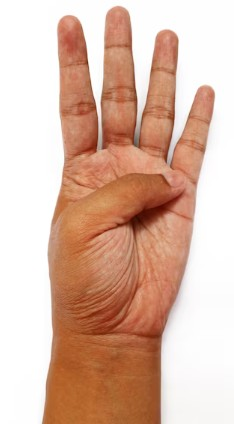
#> input picture images_test/4.jpg, 234 x 424 px
$ python script.py
#> lines starting #> are read from the running program, lines starting #| are printed output that depends on the picture; after the words box and inside, x2 and y2 are one past the last pixel; in counts of white or black regions, pixels touching at a corner belong together
import numpy as np
import cv2
import numpy as np
import os
from matplotlib import pyplot as plt

def skin_segmentation(image):
    ycrcb = cv2.cvtColor(image, cv2.COLOR_BGR2YCrCb)
    lower = np.array([0, 133, 77], dtype=np.uint8)
    upper = np.array([255, 173, 127], dtype=np.uint8)
    mask = cv2.inRange(ycrcb, lower, upper)
    return mask

def find_hand_contours(mask):
    contours, _ = cv2.findContours(mask, cv2.RETR_EXTERNAL, cv2.CHAIN_APPROX_SIMPLE)
    if contours:
        max_contour = max(contours, key=cv2.contourArea)
        return max_contour
    return None

def count_fingers(conv_def, depth_thresold=10000):
    count = 0

    for conv_def_idx in conv_def.squeeze():
        _, _, _, depth = conv_def_idx
        if depth > depth_thresold:
            count += 1

    print(f'nombre de doigts : {count}')
    return count

def plot_results(image, contour, conv_def, nb_doigts):
    contour_squeeze = contour.squeeze()
    convex_pts = cv2.convexHull(contour).squeeze()
    thresh = 10
    plt.subplot(121)
    plt.imshow(image[:,:, ::-1]), plt.title('images originale'),plt.axis('off')
    plt.subplot(122)
    plt.gca().invert_yaxis()
    plt.plot(convex_pts[:, 0], convex_pts[:, 1], color='red', label='enveloppe convexe')
    plt.scatter(contour_squeeze[:, 0], contour_squeeze[:, 1], s=3, label='contour de la main')
    for idx in conv_def.squeeze():
        plt.scatter(contour_squeeze[idx[0] +thresh:idx[1] - thresh, 0], contour_squeeze[idx[0] + thresh:idx[1] - thresh, 1], color='orange', s=3)
    plt.scatter([], [], color='orange', s=3, label='défaut de convexité')
    plt.title(f'Nombre de doigts compté : {nb_doigts}')
    plt.axis('off')
    plt.legend()
    plt.show()


def main():
    img_path = './images_test/4.jpg'

    image = cv2.imread(img_path)
#> image is the input picture: shape (424, 234, 3); mean B, G, R 168.3, 185.5, 219.7
    seg_image = skin_segmentation(image)
#> in skin_segmentation, `ycrcb = cv2.cvtColor(image, cv2.COLOR_BGR2YCrCb)`: ycrcb: shape (424, 234, 3); mean of channels 0, 1, 2 193.8, 146.5, 113.7
#> in skin_segmentation, `mask = cv2.inRange(ycrcb, lower, upper)`:
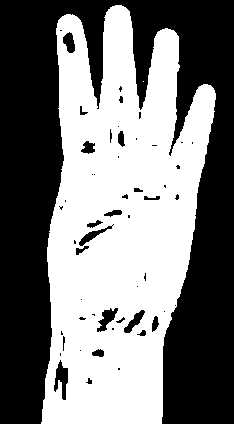
#> mask: shape (424, 234); 48.7% white; 2 white regions (1 under 20 px)
    contour_image = find_hand_contours(seg_image)
#> in find_hand_contours, `contours, _ = cv2.findContours(mask, cv2.RETR_EXTERNAL, cv2.CHAIN_APPR..`: contours = 2 contours, 1 with area under 20; largest, box (x1, y1, x2, y2) and area: (41, 5, 216, 424) 49614
#> in find_hand_contours, `max_contour = max(contours, key=cv2.contourArea)`: max_contour = contour of 433 points, box (x1, y1, x2, y2) (41, 5, 216, 424), area 49614
#> contour_image has the same summary as max_contour in find_hand_contours
    convex_hull = cv2.convexHull(contour_image, returnPoints=False)
#> convex_hull = 20 values, max 432 at index 0, min 0 at index 19, mean 203.7
    conv_def = cv2.convexityDefects(contour_image, convex_hull)
#> conv_def = 14 rows, first 6: [0, 74, 32, 25400], [74, 78, 75, 114], [79, 81, 80, 162], [81, 83, 82, 201], [83, 141, 103, 3434], [141, 171, 152, 2060]
    nb_doigts = count_fingers(conv_def)
#> the loop in count_fingers, `for conv_def_idx in conv_def.squeeze():` made 14 passes
#> (conv_def_idx, depth) on passes 1 to 12: ([0, 74, 32, 25400], 25400), ([74, 78, 75, 114], 114), ([79, 81, 80, 162], 162), ([81, 83, 82, 201], 201), ([83, 141, 103, 3434], 3434), ([141, 171, 152, 2060], 2060), ([173, 220, 178, 3201], 3201), ([220, 267, 240, 1052], 1052), ([267, 269, 268, 210], 210), ([269, 274, 271, 340], 340), ([275, 277, 276, 162], 162), ([277, 279, 278, 114], 114)
#> after the loop in count_fingers, `for conv_def_idx in conv_def.squeeze():`: count = 3
#| nombre de doigts : 3
#> nb_doigts = 3
    plot_results(image, contour_image, conv_def, nb_doigts)
#> in plot_results, `contour_squeeze = contour.squeeze()`: contour_squeeze = 433 pairs, first value 41 to 215, second value 5 to 423
#> in plot_results, `convex_pts = cv2.convexHull(contour).squeeze()`: convex_pts = 20 rows, first 8: [121, 5], [173, 30], [176, 33], [213, 88], [214, 90], [215, 93], [215, 99], [214, 111]
#> the loop in plot_results, `for idx in conv_def.squeeze():` made 14 passes
#> idx on passes 1 to 12: [0, 74, 32, 25400], [74, 78, 75, 114], [79, 81, 80, 162], [81, 83, 82, 201], [83, 141, 103, 3434], [141, 171, 152, 2060], [173, 220, 178, 3201], [220, 267, 240, 1052], [267, 269, 268, 210], [269, 274, 271, 340], [275, 277, 276, 162], [277, 279, 278, 114]
#> in plot_results, `plt.show()`:
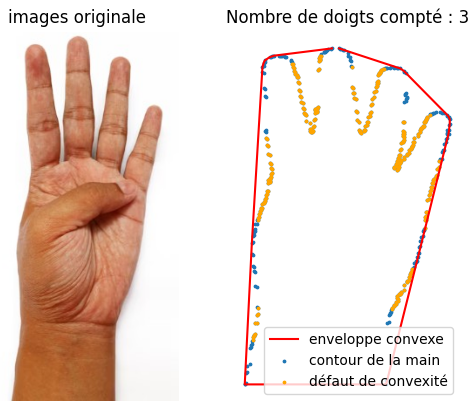
#> figure drawn by matplotlib, 2 panels


if __name__ == '__main__':
    main()

$ run again, with images_test/1.jpg copied over images_test/4.jpg
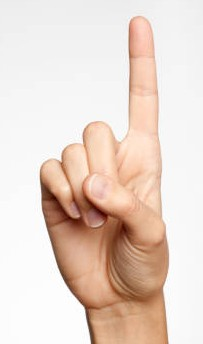
#> input picture images_test/1.jpg, 203 x 344 px
#> in main, image is the input picture: shape (344, 203, 3); mean B, G, R 205, 215.2, 232.3
#> ycrcb: shape (344, 203, 3); mean of channels 0, 1, 2 219.2, 137.4, 120
#> in skin_segmentation, `mask = cv2.inRange(ycrcb, lower, upper)`:
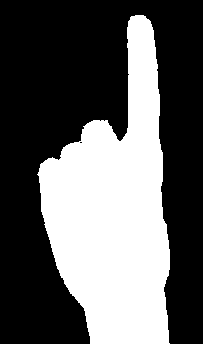
#> mask: shape (344, 203); 37.2% white; 1 white region
#> contours = 1 contour; box (x1, y1, x2, y2) and area: (37, 15, 170, 344) 25567
#> max_contour = contour of 266 points, box (x1, y1, x2, y2) (37, 15, 170, 344), area 25567
#> contour_image has the same summary as max_contour in find_hand_contours
#> convex_hull = 19 values, max 265 at index 0, min 0 at index 18, mean 154.5
#> conv_def = 16 rows, first 6: [0, 2, 1, 186], [3, 93, 19, 14717], [93, 99, 96, 270], [99, 105, 102, 516], [105, 114, 112, 365], [114, 138, 125, 324]
#> the loop in count_fingers, `for conv_def_idx in conv_def.squeeze():` made 16 passes
#> (conv_def_idx, depth, count) on pass 2: ([3, 93, 19, 14717], 14717, 1)
#> after the loop in count_fingers, `for conv_def_idx in conv_def.squeeze():`: count = 1
#| nombre de doigts : 1
#> contour_squeeze = 266 pairs, first value 37 to 169, second value 15 to 343
#> convex_pts = 19 rows, first 8: [143, 15], [145, 16], [150, 21], [153, 30], [157, 64], [159, 94], [169, 249], [169, 343]
#> the loop in plot_results, `for idx in conv_def.squeeze():` made 16 passes
#> in plot_results, `plt.show()`:
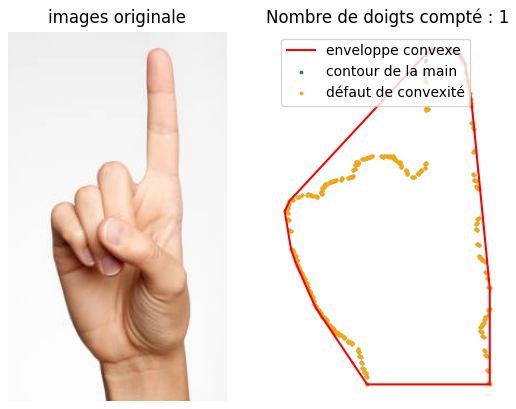
#> figure drawn by matplotlib, 2 panels

$ run again, with images_test/2.jpg copied over images_test/4.jpg
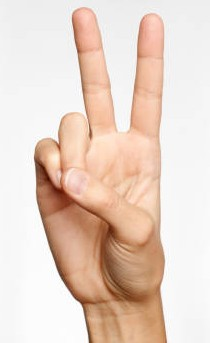
#> input picture images_test/2.jpg, 210 x 343 px
#> in main, image is the input picture: shape (343, 210, 3); mean B, G, R 199.6, 212, 232.2
#> ycrcb: shape (343, 210, 3); mean of channels 0, 1, 2 216.6, 139.1, 118.4
#> in skin_segmentation, `mask = cv2.inRange(ycrcb, lower, upper)`:
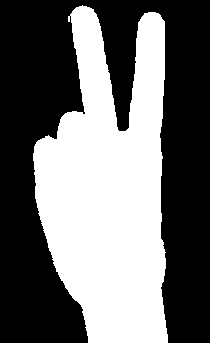
#> mask: shape (343, 210); 43% white; 1 white region
#> contours = 1 contour; box (x1, y1, x2, y2) and area: (33, 5, 168, 343) 30429
#> max_contour = contour of 351 points, box (x1, y1, x2, y2) (33, 5, 168, 343), area 30429
#> contour_image has the same summary as max_contour in find_hand_contours
#> convex_hull = 19 values, max 265 at index 0, min 0 at index 18, mean 134
#> conv_def = 14 rows, first 6: [265, 0, 299, 31205], [0, 4, 1, 162], [5, 10, 8, 240], [10, 84, 42, 10494], [84, 86, 85, 217], [87, 99, 96, 457]
#> the loop in count_fingers, `for conv_def_idx in conv_def.squeeze():` made 14 passes
#> (conv_def_idx, depth, count) on passes 1, 4: ([265, 0, 299, 31205], 31205, 1), ([10, 84, 42, 10494], 10494, 2)
#> after the loop in count_fingers, `for conv_def_idx in conv_def.squeeze():`: count = 2
#| nombre de doigts : 2
#> contour_squeeze = 351 pairs, first value 33 to 167, second value 5 to 342
#> convex_pts = 19 rows, first 8: [155, 12], [158, 13], [160, 15], [164, 21], [167, 334], [167, 342], [88, 342], [56, 271]
#> the loop in plot_results, `for idx in conv_def.squeeze():` made 14 passes
#> in plot_results, `plt.show()`:
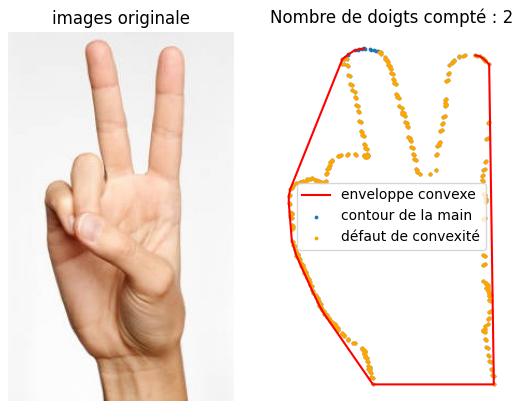
#> figure drawn by matplotlib, 2 panels

$ run again, with images_test/5.jpg copied over images_test/4.jpg
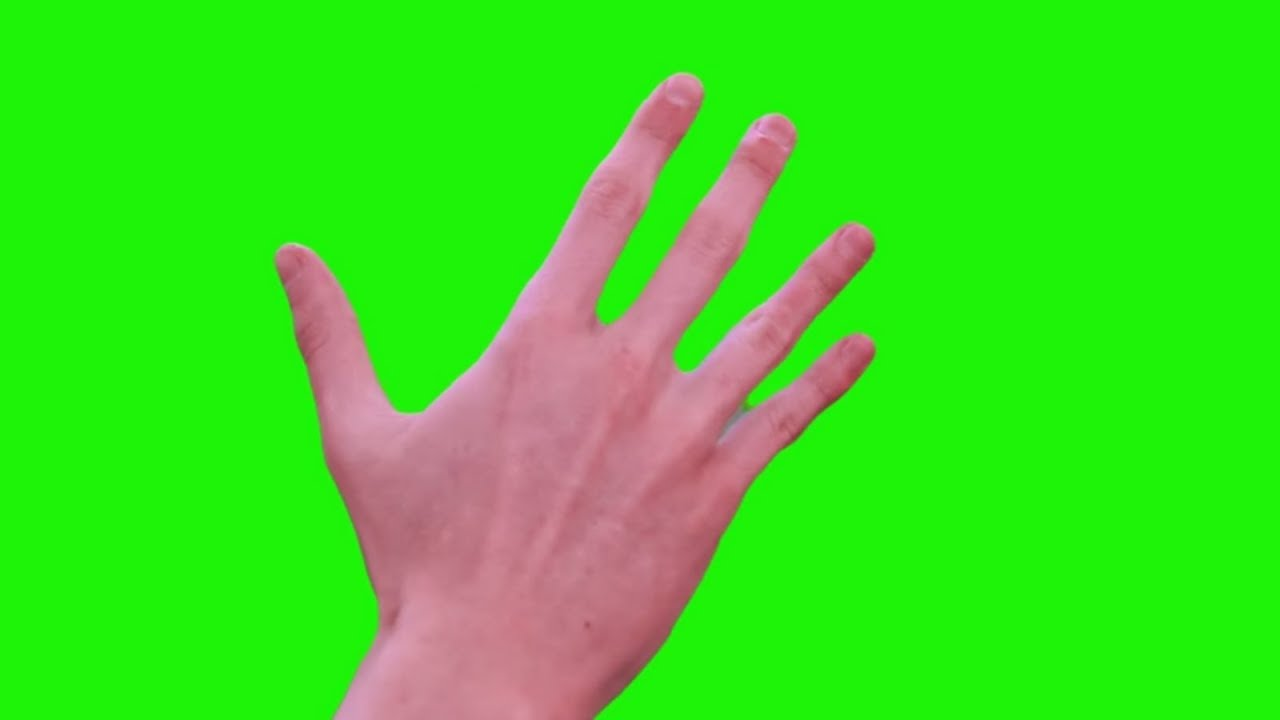
#> input picture images_test/5.jpg, 1280 x 720 px
#> in main, image is the input picture: shape (720, 1280, 3); mean B, G, R 34.7, 219.5, 63.5
#> ycrcb: shape (720, 1280, 3); mean of channels 0, 1, 2 151.7, 64.9, 61.9
#> in skin_segmentation, `mask = cv2.inRange(ycrcb, lower, upper)`:
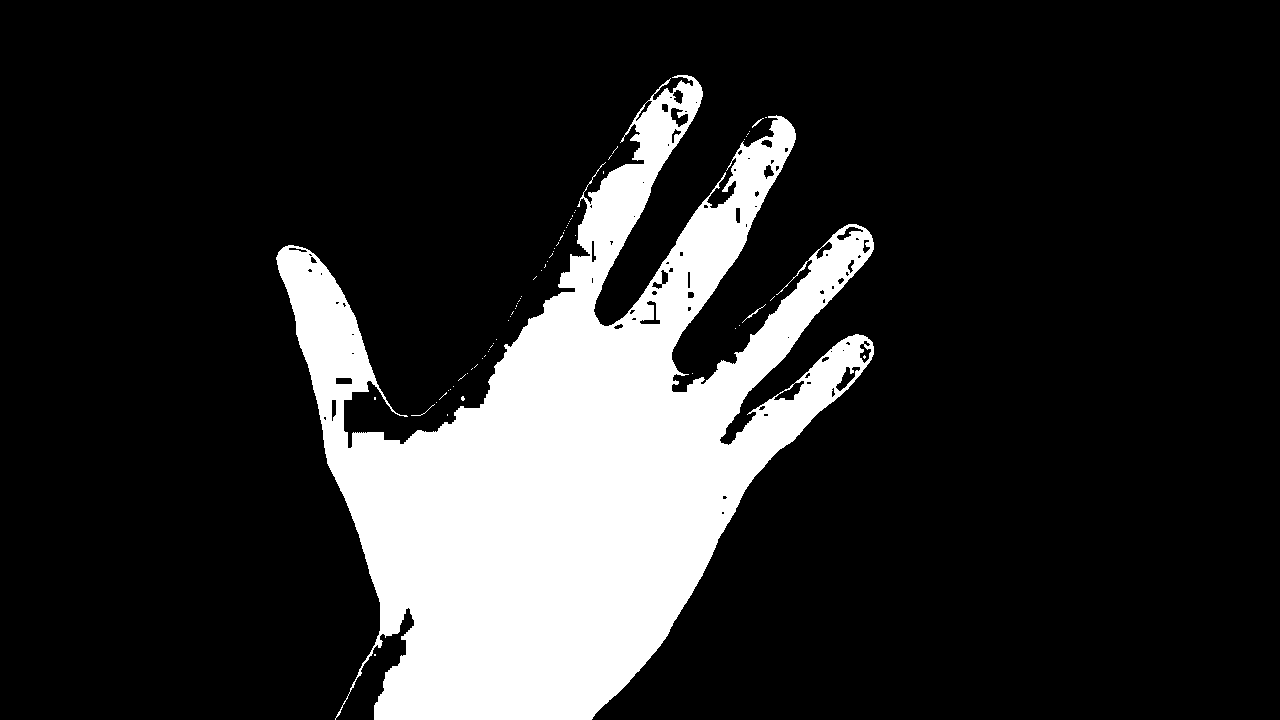
#> mask: shape (720, 1280); 17.6% white; 66 white regions (62 under 20 px)
#> contours = 65 contours, 64 with area under 20; largest, box (x1, y1, x2, y2) and area: (276, 75, 874, 720) 162546
#> max_contour = contour of 2421 points, box (x1, y1, x2, y2) (276, 75, 874, 720), area 162546
#> contour_image has the same summary as max_contour in find_hand_contours
#> convex_hull = 27 values, max 2420 at index 0, min 0 at index 26, mean 1282
#> conv_def = 23 rows, first 6: [0, 2, 1, 162], [2, 711, 487, 59111], [711, 713, 712, 114], [714, 718, 715, 190], [719, 987, 920, 15237], [987, 1146, 1078, 28672]
#> the loop in count_fingers, `for conv_def_idx in conv_def.squeeze():` made 23 passes
#> (conv_def_idx, depth) on passes 1 to 8: ([0, 2, 1, 162], 162), ([2, 711, 487, 59111], 59111), ([711, 713, 712, 114], 114), ([714, 718, 715, 190], 190), ([719, 987, 920, 15237], 15237), ([987, 1146, 1078, 28672], 28672), ([1146, 1159, 1150, 362], 362), ([1159, 1165, 1162, 258], 258)
#> after the loop in count_fingers, `for conv_def_idx in conv_def.squeeze():`: count = 6
#| nombre de doigts : 6
#> contour_squeeze = 2421 pairs, first value 276 to 873, second value 75 to 719
#> convex_pts = 27 pairs, first value 276 to 873, second value 75 to 719
#> the loop in plot_results, `for idx in conv_def.squeeze():` made 23 passes
#> in plot_results, `plt.show()`:
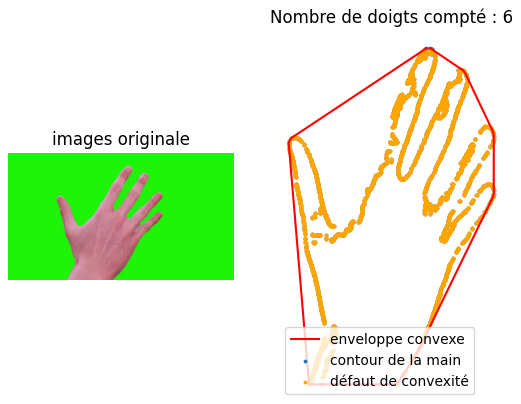
#> figure drawn by matplotlib, 2 panels
